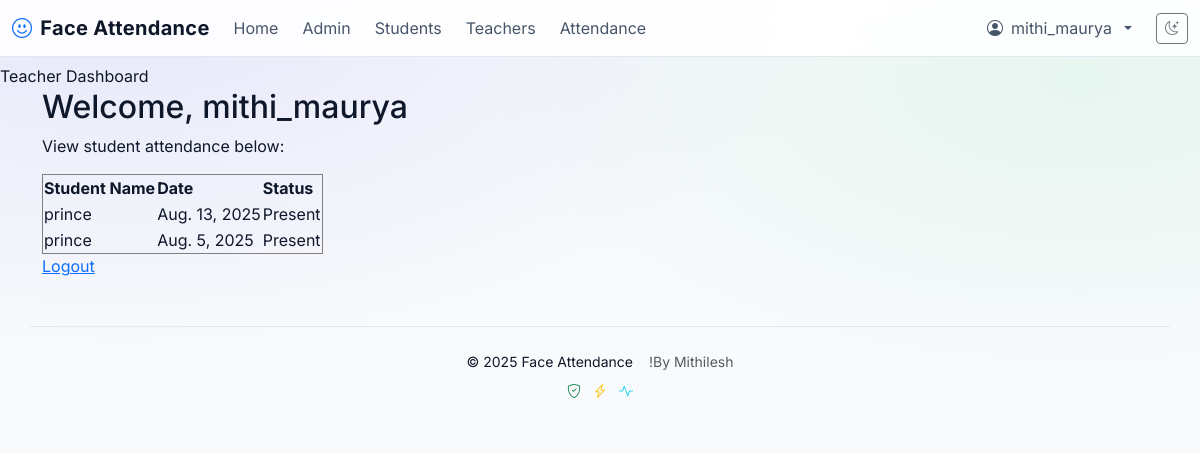
The page /teacher_dashboard/ (signed in) on the database as committed earlier.
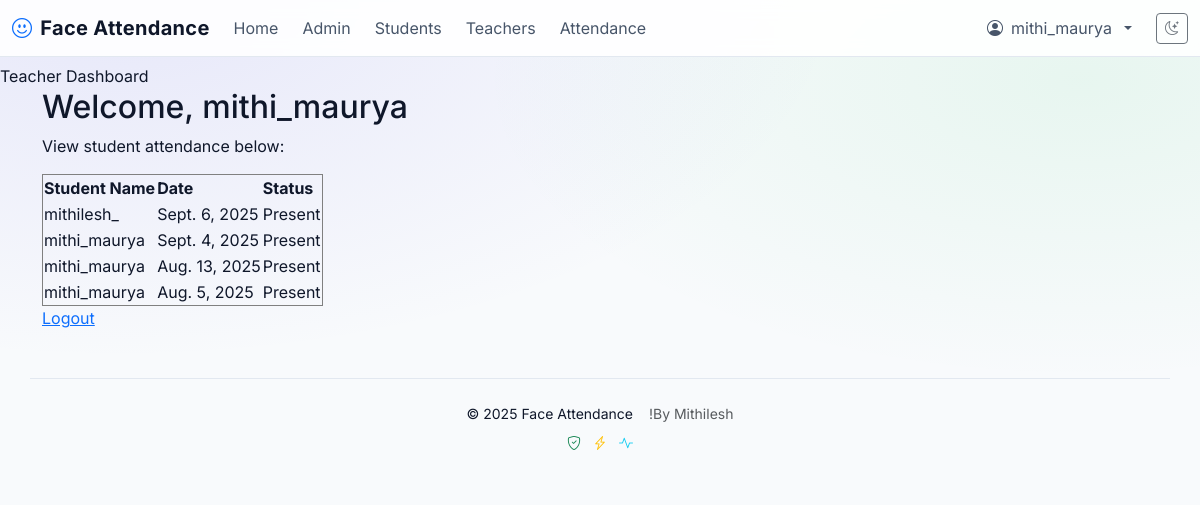
The same page on the database as committed later.
### attendance/models.py (models this page shows, shortened)
class Attendance(models.Model):
    STATUS_CHOICES=[
        ('Present','Present'),
        ('Absent','Absent'),
    ]
    student = models.ForeignKey(Student, on_delete=models.CASCADE)
    date = models.DateField(default=timezone.localdate)
    timestamp = models.DateTimeField(default=timezone.now)
    status=models.CharField(max_length=10,choices=STATUS_CHOICES, default='Present')
    class Meta:
        unique_together = ('student', 'date')
        ordering=['-date']

class Student(models.Model):
    user = models.OneToOneField(User, on_delete=models.CASCADE)
    image = models.ImageField(upload_to='student_images/', blank=True, null=True)  # Optional
    roll_no = models.CharField(max_length=20,unique=True,null=True, blank=True)

### attendance/views.py (the view)
# urls.py: path('teacher_dashboard/', views.teacher_dashboard, name='teacher_dashboard'),
@login_required
def teacher_dashboard(request):
    attendance_records = Attendance.objects.all()
    return render(request, 'attendance/teacher_dashboard.html', {'attendance_records': attendance_records})

### attendance/templates/attendance/teacher_dashboard.html (shortened to what this page needs)
{% extends 'attendance/base.html' %}
{% block content %}
  <h2>Welcome, {{ request.user.username }}</h2>
  <p>View student attendance below:</p>
  <table border="1">
    <tr>
      <th>Student Name</th>
      <th>Date</th>
      <th>Status</th>
    </tr>
    {% for record in attendance_records %}
    <tr>
      <td>{{ record.student.user.username }}</td>
      <td>{{ record.date }}</td>
      <td>{{ record.status }}</td>
    </tr>
    {% endfor %}
  </table>
  <a href="{% url 'logout_view' %}">Logout</a>
{% endblock %}

### attendance/templates/attendance/base.html (shortened to what this page needs)
<!DOCTYPE html>
<html lang="en">
<head>
    <link href="https://cdn.jsdelivr.net/npm/bootstrap@5.3.3/dist/css/bootstrap.min.css" rel="stylesheet">
    <link href="https://cdn.jsdelivr.net/npm/bootstrap-icons@1.11.3/font/bootstrap-icons.css" rel="stylesheet">
</head>
<body>
<nav class="navbar navbar-expand-lg navbar-dark fixed-top">
    <div class="container-fluid">
        <a class="navbar-brand d-flex align-items-center gap-2" href="{% url 'home' %}">
            <i class="bi bi-emoji-smile text-primary"></i>
            <span>Face Attendance</span>
        </a>
        <div class="collapse navbar-collapse justify-content-end" id="navbarNav">
            <ul class="navbar-nav align-items-lg-center w-100 gap-lg-2">
                <li class="nav-item">
                    <a class="nav-link" href="{% url 'home' %}">Home</a>
                </li>
                {% if user.is_authenticated %}
                    {% if user.is_staff %}
                        <li class="nav-item"><a class="nav-link" href="{% url 'admin_dashboard' %}">Admin</a></li>
                        <li class="nav-item"><a class="nav-link" href="{% url 'manage_students' %}">Students</a></li>
                        <li class="nav-item"><a class="nav-link" href="{% url 'manage_teachers' %}">Teachers</a></li>
                        <li class="nav-item"><a class="nav-link" href="{% url 'admin_attendance' %}">Attendance</a></li>
                    {% endif %}
                    <li class="nav-item dropdown ms-lg-auto">
                        <a class="nav-link dropdown-toggle d-flex align-items-center gap-2" href="#" role="button" data-bs-toggle="dropdown" aria-expanded="false">
                            <i class="bi bi-person-circle"></i>
                            <span class="d-none d-lg-inline">{{ user.get_full_name|default:user.username }}</span>
                        </a>
                    </li>
                {% else %}
                    <li class="nav-item ms-lg-auto">
                        <a class="nav-link" href="{% url 'login_view' %}"><i class="bi bi-person-circle me-1"></i>Login</a>
                    </li>
                {% endif %}
                <li class="nav-item d-flex align-items-center ms-2">
                    <button id="theme-toggle" class="btn btn-sm btn-outline-secondary" type="button" aria-label="Toggle theme">
                        <i class="bi bi-moon-stars"></i>
                    </button>
                </li>
            </ul>
        </div>
    </div>
</nav>
<div class="container">
    {% block content %}
    {% endblock %}
</div>
<footer class="container text-center small">
    <div class="d-flex flex-column flex-sm-row justify-content-center gap-3">
        <span>&copy; {% now "Y" %} Face Attendance</span>
        <span class="text-muted">!By Mithilesh</span>
    </div>
    <div class="mt-2">
        <i class="bi bi-shield-check text-success"></i>
        <i class="bi bi-lightning-charge text-warning ms-2"></i>
        <i class="bi bi-activity text-info ms-2"></i>
    </div>
</footer>
</body>
</html>

### attendance/templates/attendance/base.html (style rules this page uses)
:root { --brand-primary: #4f46e5; --brand-primary-700: #4338ca; --brand-accent: #22c55e; --brand-bg: #f8fafc; --brand-surface: #ffffff; --brand-card: #ffffff; --text-primary: #0f172a; --text-muted: #475569; --border-color: #e2e8f0; }
html, body { height: 100%; }
body { padding-top: 64px; background: radial-gradient(1200px 600px at 10% 0%, rgba(79, 70, 229, 0.10) 0%, rgba(79, 70, 229, 0) 60%), radial-gradient(1000px 500px at 90% 10%, rgba(34, 197, 94, 0.08) 0%, rgba(34, 197, 94, 0) 60%), linear-gradient(180deg, var(--brand-bg) 0%, var(--brand-bg) 100%); color: var(--text-primary); font-family: 'Inter', system-ui, -apple-system, Segoe UI, Roboto, Arial, sans-serif; }
.navbar { background: linear-gradient(90deg, rgba(255,255,255,0.9) 0%, rgba(255,255,255,0.9) 100%); backdrop-filter: saturate(120%) blur(8px); border-bottom: 1px solid var(--border-color); }
.navbar-brand { font-weight: 700; letter-spacing: 0.3px; color: var(--text-primary) !important; }
.nav-link { color: var(--text-muted) !important; }
.container, .container-fluid { color: var(--text-primary); }
footer { margin-top: 48px; padding: 24px 0; color: var(--text-muted); border-top: 1px solid var(--border-color); }

Rows that differ between the two databases and show on the page:
added Attendance: student.user.username "mithilesh_", date "Sept. 6, 2025", status "Present"
added Attendance: student.user.username "mithi_maurya", date "Sept. 4, 2025", status "Present"
changed through a linked row, Attendance "Aug. 13, 2025": student.user.username "prince" → "mithi_maurya"
changed through a linked row, Attendance "Aug. 5, 2025": student.user.username "prince" → "mithi_maurya"
